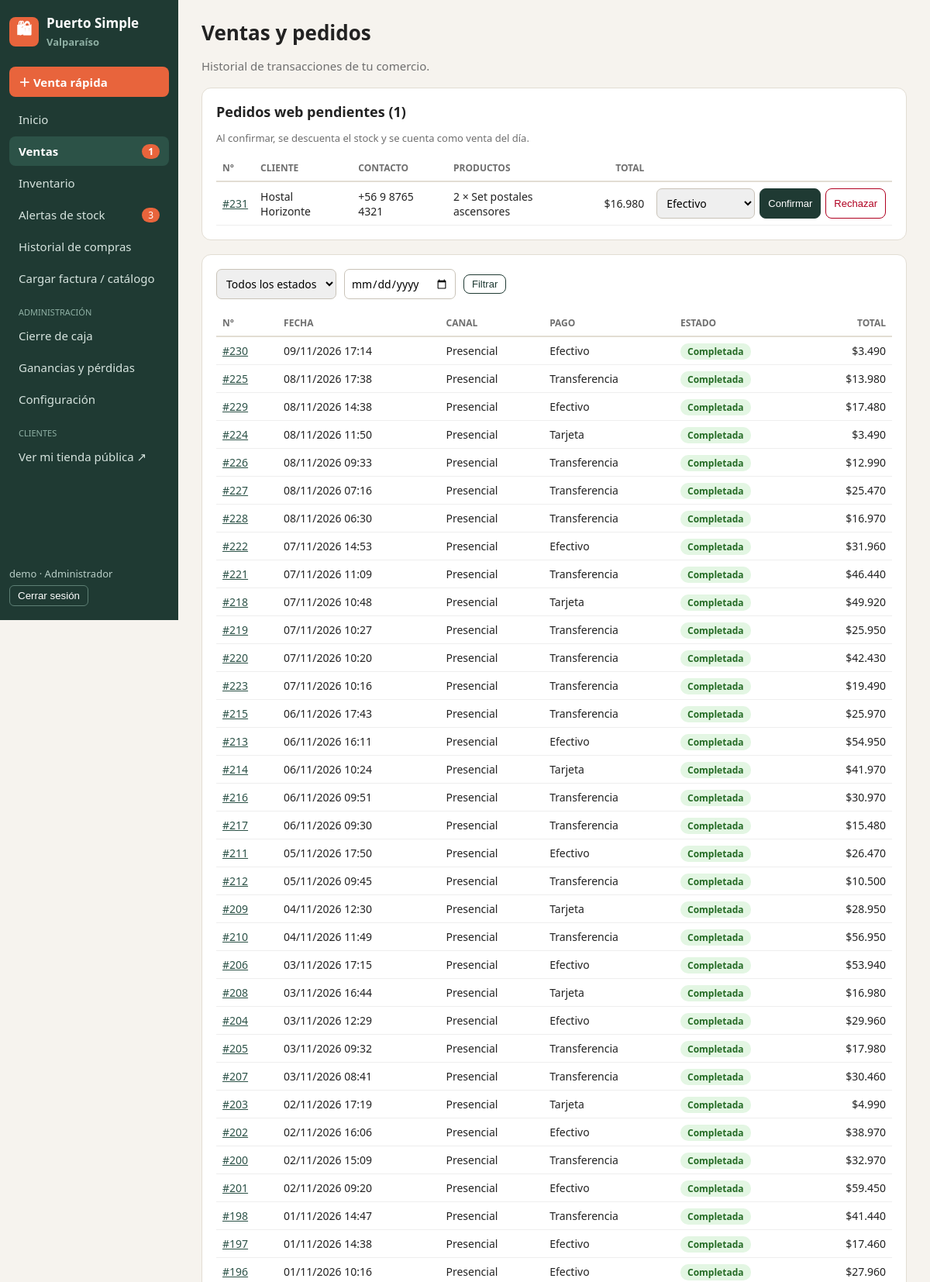
Page /ventas/ (signed in, upper part) on the committed database.
### tienda/models.py (models this page shows, shortened)
class Comercio(models.Model):
    TIPOS = [("minimarket", "Minimarket"), ("almacen", "Almacén"), ("libreria", "Librería"),
             ("cafeteria", "Cafetería"), ("otro", "Otro")]
    nombre = models.CharField(max_length=100)
    slug = models.SlugField(unique=True, blank=True)       # dirección de la tienda pública
    rut = models.CharField("RUT", max_length=12, blank=True)
    tipo_comercio = models.CharField("Tipo de comercio", max_length=20, choices=TIPOS, default="minimarket")
    region = models.CharField("Región", max_length=60, default="Valparaíso")
    telefono = models.CharField("Teléfono", max_length=30, blank=True)
    email = models.EmailField("Correo de contacto", blank=True)
    logo = models.ImageField(upload_to="logos/", blank=True, null=True)

class Venta(models.Model):
    CANALES = [("presencial", "Presencial"), ("web", "Web")]
    ESTADOS = [("completada", "Completada"), ("pendiente", "Pendiente"),
               ("anulada", "Anulada"), ("rechazada", "Rechazada")]
    PAGOS = [("efectivo", "Efectivo"), ("tarjeta", "Tarjeta"), ("transferencia", "Transferencia")]
    comercio = models.ForeignKey(Comercio, on_delete=models.CASCADE, related_name="ventas")
    usuario = models.ForeignKey(User, null=True, blank=True, on_delete=models.SET_NULL)
    canal = models.CharField(max_length=12, choices=CANALES, default="presencial")
    estado = models.CharField(max_length=12, choices=ESTADOS, default="completada")
    metodo_pago = models.CharField(max_length=14, choices=PAGOS, default="efectivo")
    cliente = models.CharField(max_length=100, blank=True)
    contacto = models.CharField(max_length=100, blank=True)
    fecha_hora = models.DateTimeField(default=timezone.now)
    total = models.PositiveIntegerField(default=0)
    costo_total = models.PositiveIntegerField(default=0)
    class Meta:
        ordering = ["-fecha_hora", "-id"]

class DetalleVenta(models.Model):
    venta = models.ForeignKey(Venta, on_delete=models.CASCADE, related_name="detalles")
    producto = models.ForeignKey(Producto, on_delete=models.PROTECT)
    cantidad = models.PositiveIntegerField()
    precio_unitario = models.PositiveIntegerField()
    costo_unitario = models.PositiveIntegerField(default=0)   # se guarda para calcular la ganancia real
    subtotal = models.PositiveIntegerField()

class Producto(models.Model):
    comercio = models.ForeignKey(Comercio, on_delete=models.CASCADE, related_name="productos")
    sku = models.CharField("SKU / código", max_length=30)
    nombre = models.CharField(max_length=100)
    descripcion = models.CharField("Descripción", max_length=200, blank=True)
    precio = models.PositiveIntegerField("Precio de venta ($)", default=0)
    costo = models.PositiveIntegerField("Costo de compra ($)", default=0)
    stock_actual = models.IntegerField("Stock actual", default=0)
    stock_minimo = models.PositiveIntegerField("Stock mínimo", default=0)
    stock_objetivo = models.PositiveIntegerField("Stock objetivo (para reponer)", default=0)
    activo = models.BooleanField(default=True)
    class Meta:
        unique_together = ("comercio", "sku")
        ordering = ["nombre"]
    @property
    def objetivo(self):
        return self.stock_objetivo or self.stock_minimo * 2

### tienda/views.py (the view)
# urls.py: path("ventas/", views.ventas, name="ventas"),
@acceso()
def ventas(request):
    c = request.comercio
    lista = c.ventas.exclude(estado="pendiente")
    estado = request.GET.get("estado", "")
    if estado:
        lista = lista.filter(estado=estado)
    if request.GET.get("fecha"):
        try:
            lista = lista.filter(fecha_hora__date=date.fromisoformat(request.GET["fecha"]))
        except ValueError:
            messages.error(request, "La fecha no es válida.")
    return render(request, "tienda/ventas.html", {
        "ventas": lista[:100], "pendientes": c.ventas.filter(estado="pendiente"), "estado": estado,
        "fecha": request.GET.get("fecha", ""), "estados": Venta.ESTADOS, "pagos": Venta.PAGOS})

### tienda/contexto.py (called while the page is built)
def datos_globales(request):
    user = getattr(request, "user", None)
    if user is not None and user.is_authenticated and hasattr(user, "perfil"):
        perfil = user.perfil
        return {
            "comercio": perfil.comercio,
            "es_admin": perfil.rol == "admin",
            "n_alertas": AlertaStock.objects.filter(producto__comercio=perfil.comercio, estado="activa").count(),
            "n_pendientes": Venta.objects.filter(comercio=perfil.comercio, estado="pendiente").count(),
        }
    return {}

### tienda/templatetags/formatos.py (called while the page is built)
@register.filter
def pesos(valor):
    try:
        n = int(valor)
    except (TypeError, ValueError):
        return "$0"
    texto = f"{abs(n):,}".replace(",", ".")
    return ("-$" if n < 0 else "$") + texto

### tienda/views.py (called while the page is built)
def acceso(solo_admin=False):
    def decorador(vista):
        @wraps(vista)
        def envoltura(request, *args, **kwargs):
            if not hasattr(request.user, "perfil"):
                return render(request, "tienda/sin_comercio.html", status=403)
            if solo_admin and request.user.perfil.rol != "admin":
                messages.error(request, "Solo el administrador puede entrar a esa sección.")
                return redirect("inicio")
            request.comercio = request.user.perfil.comercio
            return vista(request, *args, **kwargs)
        return login_required(envoltura)
    return decorador

### tienda/templates/tienda/ventas.html (shortened to what this page needs)
{% extends "tienda/base.html" %}{% load formatos %}
{% block contenido %}
<h1>Ventas y pedidos</h1><p class="sub">Historial de transacciones de tu comercio.</p>
{% if pendientes %}
<div class="caja"><h2>Pedidos web pendientes ({{ pendientes|length }})</h2>
<p class="nota">Al confirmar, se descuenta el stock y se cuenta como venta del día.</p>
<table><tr><th>N°</th><th>Cliente</th><th>Contacto</th><th>Productos</th><th class="der">Total</th><th></th></tr>
{% for v in pendientes %}<tr><td><a href="{% url 'venta_detalle' v.id %}">#{{ v.id }}</a></td><td>{{ v.cliente }}</td><td>{{ v.contacto }}</td>
<td>{% for d in v.detalles.all %}{{ d.cantidad }} × {{ d.producto.nombre }}{% if not forloop.last %}, {% endif %}{% endfor %}</td><td class="der">{{ v.total|pesos }}</td>
<td><form method="post" action="{% url 'venta_accion' v.id %}" style="display:flex;gap:6px">{% csrf_token %}<input type="hidden" name="volver" value="ventas">
<select name="metodo_pago">{% for val, n in pagos %}<option value="{{ val }}">{{ n }}</option>{% endfor %}</select>
<button class="btn chico primario" name="accion" value="confirmar">Confirmar</button><button class="btn chico peligro" name="accion" value="rechazar">Rechazar</button></form></td></tr>{% endfor %}</table></div>
{% endif %}
<div class="caja">
<form method="get" class="filtros">
    <select name="estado"><option value="">Todos los estados</option>{% for v, n in estados %}{% if v != 'pendiente' %}<option value="{{ v }}" {% if v == estado %}selected{% endif %}>{{ n }}</option>{% endif %}{% endfor %}</select>
    <input type="date" name="fecha" value="{{ fecha }}"><button class="btn chico" type="submit">Filtrar</button>
</form>
<table><tr><th>N°</th><th>Fecha</th><th>Canal</th><th>Pago</th><th>Estado</th><th class="der">Total</th></tr>
{% for v in ventas %}<tr><td><a href="{% url 'venta_detalle' v.id %}">#{{ v.id }}</a></td><td>{{ v.fecha_hora|date:"d/m/Y H:i" }}</td><td>{{ v.get_canal_display }}</td><td>{{ v.get_metodo_pago_display }}</td>
<td><span class="etq {{ v.estado }}">{{ v.get_estado_display }}</span></td><td class="der">{{ v.total|pesos }}</td></tr>
{% empty %}<tr><td colspan="6" class="nota">No hay ventas con esos filtros.</td></tr>{% endfor %}</table></div>
{% endblock %}

### tienda/templates/tienda/base.html (shortened to what this page needs)
{% load static formatos %}<!DOCTYPE html>
<html lang="es">
<head>
    <link rel="stylesheet" href="{% static 'css/estilo.css' %}">
</head>
<body>
{% with u=request.resolver_match.url_name %}
<div class="layout">
    <nav class="lateral">
        <div class="marca">
            {% if comercio.logo %}<img src="{{ comercio.logo.url }}" alt="Logo">{% else %}<div class="logo-letra">🛍</div>{% endif %}
            <div>{{ comercio.nombre }}<br><span class="nota" style="color:#8fb0a4">{{ comercio.region }}</span></div>
        </div>
        <a class="destacado" href="{% url 'venta_rapida' %}">＋ Venta rápida</a>
        <a class="{% if u == 'inicio' %}activo{% endif %}" href="{% url 'inicio' %}">Inicio</a>
        <a class="{% if u == 'ventas' or u == 'venta_detalle' %}activo{% endif %}" href="{% url 'ventas' %}">Ventas {% if n_pendientes %}<span class="insignia">{{ n_pendientes }}</span>{% endif %}</a>
        <a class="{% if u == 'inventario' or u == 'producto_detalle' or u == 'producto_nuevo' or u == 'producto_editar' %}activo{% endif %}" href="{% url 'inventario' %}">Inventario</a>
        <a class="{% if u == 'alertas' %}activo{% endif %}" href="{% url 'alertas' %}">Alertas de stock {% if n_alertas %}<span class="insignia">{{ n_alertas }}</span>{% endif %}</a>
        <a class="{% if u == 'compras' %}activo{% endif %}" href="{% url 'compras' %}">Historial de compras</a>
        <a class="{% if u == 'cargas' or u == 'carga_revision' %}activo{% endif %}" href="{% url 'cargas' %}">Cargar factura / catálogo</a>
        {% if es_admin %}
        <div class="etiqueta">Administración</div>
        <a class="{% if u == 'cierre_caja' %}activo{% endif %}" href="{% url 'cierre_caja' %}">Cierre de caja</a>
        <a class="{% if u == 'informes' %}activo{% endif %}" href="{% url 'informes' %}">Ganancias y pérdidas</a>
        <a class="{% if u == 'configuracion' %}activo{% endif %}" href="{% url 'configuracion' %}">Configuración</a>
        {% endif %}
        <div class="etiqueta">Clientes</div>
        <a href="{% url 'tienda_publica' comercio.slug %}" target="_blank">Ver mi tienda pública ↗</a>
        <div class="pie">
            {{ user.username }} · {% if es_admin %}Administrador{% else %}Vendedor{% endif %}
            <form method="post" action="{% url 'logout' %}">{% csrf_token %}<button type="submit">Cerrar sesión</button></form>
        </div>
    </nav>
    <main class="contenido">
        {% block contenido %}{% endblock %}
    </main>
</div>
{% endwith %}
</body>
</html>

### static/css/estilo.css (style rules this page uses)
:root { --verde:#1f3a33; --verde2:#2c5247; --acento:#e8643c; --fondo:#f6f3ee; --borde:#e2ddd3; --texto:#222; --gris:#6f6f6f; }
* { box-sizing: border-box; }
body { margin:0; font-family: "Segoe UI", Arial, sans-serif; background:var(--fondo); color:var(--texto); font-size:15px; }
a { color: var(--verde2); }
.layout { display:flex; min-height:100vh; }
.lateral { width:230px; background:var(--verde); color:#fff; padding:18px 12px; display:flex; flex-direction:column; position:sticky; top:0; height:100vh; }
.lateral .marca { display:flex; align-items:center; gap:10px; margin-bottom:22px; font-weight:bold; font-size:17px; }
.lateral .logo-letra { width:38px; height:38px; border-radius:8px; background:var(--acento); display:flex; align-items:center; justify-content:center; font-size:20px; }
.lateral a { display:flex; justify-content:space-between; align-items:center; color:#d6e3de; text-decoration:none; padding:9px 12px; border-radius:8px; margin-bottom:3px; }
.lateral a.activo { background:var(--verde2); color:#fff; font-weight:bold; }
.lateral a.destacado { background:var(--acento); color:#fff; font-weight:bold; margin-bottom:10px; }
.lateral .etiqueta { font-size:11px; text-transform:uppercase; color:#8fb0a4; margin:14px 12px 4px; }
.insignia { background:var(--acento); color:#fff; border-radius:10px; padding:1px 8px; font-size:12px; }
.lateral .pie { margin-top:auto; font-size:13px; color:#b9cec7; }
.lateral .pie button { background:none; border:1px solid #5d7f74; color:#fff; border-radius:6px; padding:5px 10px; cursor:pointer; margin-top:6px; }
.contenido { flex:1; padding:24px 30px; max-width:1250px; }
h1 { margin:0 0 4px; font-size:26px; }
h2 { font-size:18px; margin:0 0 12px; }
.sub { color:var(--gris); margin-bottom:18px; }
.caja { background:#fff; border:1px solid var(--borde); border-radius:12px; padding:18px; margin-bottom:18px; }
.nota { color:var(--gris); font-size:13px; }
table { width:100%; border-collapse:collapse; font-size:14px; }
th { text-align:left; font-size:12px; text-transform:uppercase; color:var(--gris); padding:8px; border-bottom:2px solid var(--borde); }
td { padding:8px; border-bottom:1px solid #eee; vertical-align:middle; }
.der { text-align:right; }
input, select, textarea { padding:8px; border:1px solid #c9c3b8; border-radius:7px; font-size:14px; font-family:inherit; max-width:100%; }
.btn { display:inline-block; background:#fff; border:1px solid var(--verde); color:var(--verde); padding:9px 16px; border-radius:8px; cursor:pointer; font-size:14px; text-decoration:none; }
.btn.primario { background:var(--verde); color:#fff; }
.btn.peligro { border-color:#b00020; color:#b00020; }
.btn.chico { padding:4px 10px; font-size:13px; }
.etq { padding:2px 9px; border-radius:10px; font-size:12px; font-weight:bold; background:#e8e8e8; }
.etq.ok, .etq.completada, .etq.recibida { background:#e3f6e3; color:#256b25; }
.filtros { display:flex; gap:10px; flex-wrap:wrap; align-items:center; margin-bottom:14px; }

### rows in the picture
Comercio: nombre "Puerto Simple", region "Valparaíso"
Venta: id "231", cliente "Hostal Horizonte", contacto "+56 9 8765 4321", total|pesos "$16.980"
DetalleVenta: cantidad "2", producto.nombre "Set postales ascensores"
Venta: id "230", fecha_hora "09/11/2026 17:14", canal "Presencial", metodo_pago "Efectivo", estado "Completada", total|pesos "$3.490"
Venta: id "225", fecha_hora "08/11/2026 17:38", canal "Presencial", metodo_pago "Transferencia", estado "Completada", total|pesos "$13.980"
Venta: id "229", fecha_hora "08/11/2026 14:38", canal "Presencial", metodo_pago "Efectivo", estado "Completada", total|pesos "$17.480"
Venta: id "224", fecha_hora "08/11/2026 11:50", canal "Presencial", metodo_pago "Tarjeta", estado "Completada", total|pesos "$3.490"
Venta: id "226", fecha_hora "08/11/2026 09:33", canal "Presencial", metodo_pago "Transferencia", estado "Completada", total|pesos "$12.990"
Venta: id "227", fecha_hora "08/11/2026 07:16", canal "Presencial", metodo_pago "Transferencia", estado "Completada", total|pesos "$25.470"
Venta: id "228", fecha_hora "08/11/2026 06:30", canal "Presencial", metodo_pago "Transferencia", estado "Completada", total|pesos "$16.970"
Venta: id "222", fecha_hora "07/11/2026 14:53", canal "Presencial", metodo_pago "Efectivo", estado "Completada", total|pesos "$31.960"
Venta: id "221", fecha_hora "07/11/2026 11:09", canal "Presencial", metodo_pago "Transferencia", estado "Completada", total|pesos "$46.440"
Venta: id "218", fecha_hora "07/11/2026 10:48", canal "Presencial", metodo_pago "Tarjeta", estado "Completada", total|pesos "$49.920"
Venta: id "219", fecha_hora "07/11/2026 10:27", canal "Presencial", metodo_pago "Transferencia", estado "Completada", total|pesos "$25.950"
Venta: id "220", fecha_hora "07/11/2026 10:20", canal "Presencial", metodo_pago "Transferencia", estado "Completada", total|pesos "$42.430"
Venta: id "223", fecha_hora "07/11/2026 10:16", canal "Presencial", metodo_pago "Transferencia", estado "Completada", total|pesos "$19.490"
Venta: id "215", fecha_hora "06/11/2026 17:43", canal "Presencial", metodo_pago "Transferencia", estado "Completada", total|pesos "$25.970"
Venta: id "213", fecha_hora "06/11/2026 16:11", canal "Presencial", metodo_pago "Efectivo", estado "Completada", total|pesos "$54.950"
Venta: id "214", fecha_hora "06/11/2026 10:24", canal "Presencial", metodo_pago "Tarjeta", estado "Completada", total|pesos "$41.970"
Venta: id "216", fecha_hora "06/11/2026 09:51", canal "Presencial", metodo_pago "Transferencia", estado "Completada", total|pesos "$30.970"
Venta: id "217", fecha_hora "06/11/2026 09:30", canal "Presencial", metodo_pago "Transferencia", estado "Completada", total|pesos "$15.480"
Venta: id "211", fecha_hora "05/11/2026 17:50", canal "Presencial", metodo_pago "Efectivo", estado "Completada", total|pesos "$26.470"
Venta: id "212", fecha_hora "05/11/2026 09:45", canal "Presencial", metodo_pago "Transferencia", estado "Completada", total|pesos "$10.500"
Venta: id "209", fecha_hora "04/11/2026 12:30", canal "Presencial", metodo_pago "Tarjeta", estado "Completada", total|pesos "$28.950"
Venta: id "210", fecha_hora "04/11/2026 11:49", canal "Presencial", metodo_pago "Transferencia", estado "Completada", total|pesos "$56.950"
Venta: id "206", fecha_hora "03/11/2026 17:15", canal "Presencial", metodo_pago "Efectivo", estado "Completada", total|pesos "$53.940"
Venta: id "208", fecha_hora "03/11/2026 16:44", canal "Presencial", metodo_pago "Tarjeta", estado "Completada", total|pesos "$16.980"
Venta: id "204", fecha_hora "03/11/2026 12:29", canal "Presencial", metodo_pago "Efectivo", estado "Completada", total|pesos "$29.960"
Venta: id "205", fecha_hora "03/11/2026 09:32", canal "Presencial", metodo_pago "Transferencia", estado "Completada", total|pesos "$17.980"
Venta: id "207", fecha_hora "03/11/2026 08:41", canal "Presencial", metodo_pago "Transferencia", estado "Completada", total|pesos "$30.460"
Venta: id "203", fecha_hora "02/11/2026 17:19", canal "Presencial", metodo_pago "Tarjeta", estado "Completada", total|pesos "$4.990"
Venta: id "202", fecha_hora "02/11/2026 16:06", canal "Presencial", metodo_pago "Efectivo", estado "Completada", total|pesos "$38.970"
Venta: id "200", fecha_hora "02/11/2026 15:09", canal "Presencial", metodo_pago "Transferencia", estado "Completada", total|pesos "$32.970"
Venta: id "201", fecha_hora "02/11/2026 09:20", canal "Presencial", metodo_pago "Efectivo", estado "Completada", total|pesos "$59.450"
Venta: id "198", fecha_hora "01/11/2026 14:47", canal "Presencial", metodo_pago "Transferencia", estado "Completada", total|pesos "$41.440"
Venta: id "197", fecha_hora "01/11/2026 14:38", canal "Presencial", metodo_pago "Efectivo", estado "Completada", total|pesos "$17.460"
Venta: id "196", fecha_hora "01/11/2026 10:16", canal "Presencial", metodo_pago "Efectivo", estado "Completada", total|pesos "$27.960"

### other values in the picture
{{ n_pendientes }} "1"
{{ n_alertas }} "3"
{{ user.username }} "demo"
{{ pendientes|length }} "1"
form field metodo_pago "Efectivo"
